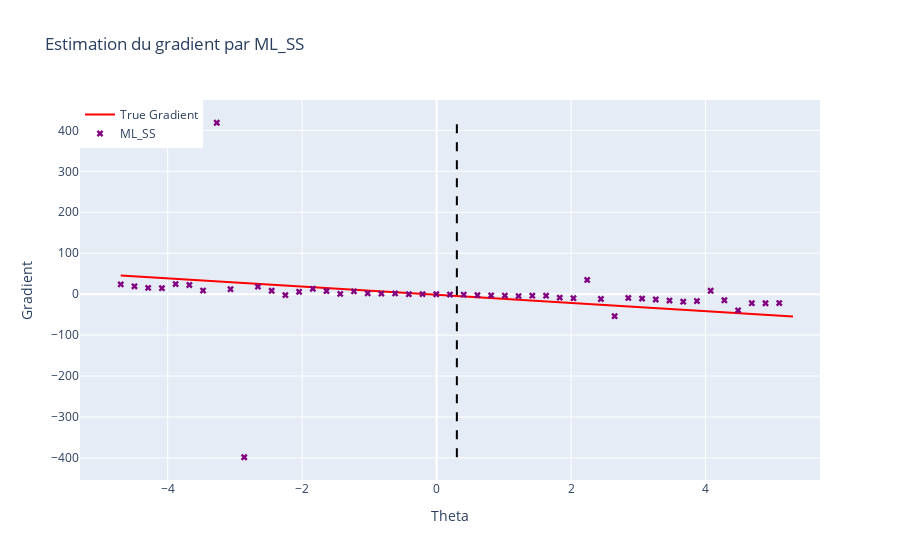

The notebook cell saved with this chart:
### Markdown cell above
On va désormais s'intéresser à l'estimation de $\nabla_{\theta} l(\theta)$ par notre estimateur ML-SS. L'objectif étant de voir à quel point cet estimateur nous permettra, par la suite, d'approximer $\theta^*$ à l'aide d'une descente de gradient. 

De la même façon,

### Code cell
Code.plot_gradient(0.6, x, noised_A, noised_b, theta_true, n_simulations,'ML_SS')

### Figure 1 — Plotly figure (JSON) as saved in the notebook; plotly's stock layout.template omitted (floating-point values rounded to 4 significant figures)
{"data": [{"line": {"color": "red"}, "mode": "lines", "name": "True Gradient", "type": "scatter", "x": [-4.698, -4.494, -4.29, -4.086, -3.882, -3.678, -3.474, -3.27, -3.065, -2.861, -2.657, -2.453, -2.249, -2.045, -1.841, -1.637, -1.433, -1.229, -1.025, -0.8206, -0.6165, -0.4124, -0.2084, -0.004273, 0.1998, 0.4039, 0.608, 0.8121, 1.016, 1.22, 1.424, 1.628, 1.832, 2.037, 2.241, 2.445, 2.649, 2.853, 3.057, 3.261, 3.465, 3.669, 3.873, 4.077, 4.281, 4.486, 4.69, 4.894, 5.098, 5.302], "y": [45.48, 43.44, 41.4, 39.36, 37.32, 35.28, 33.24, 31.2, 29.16, 27.12, 25.07, 23.03, 20.99, 18.95, 16.91, 14.87, 12.83, 10.79, 8.748, 6.708, 4.667, 2.626, 0.5852, -1.456, -3.496, -5.537, -7.578, -9.619, -11.66, -13.7, -15.74, -17.78, -19.82, -21.86, -23.9, -25.95, -27.99, -30.03, -32.07, -34.11, -36.15, -38.19, -40.23, -42.27, -44.31, -46.35, -48.39, -50.44, -52.48, -54.52]}, {"marker": {"color": "purple", "symbol": "x"}, "mode": "markers", "name": "ML_SS", "type": "scatter", "x": [-4.698, -4.494, -4.29, -4.086, -3.882, -3.678, -3.474, -3.27, -3.065, -2.861, -2.657, -2.453, -2.249, -2.045, -1.841, -1.637, -1.433, -1.229, -1.025, -0.8206, -0.6165, -0.4124, -0.2084, -0.004273, 0.1998, 0.4039, 0.608, 0.8121, 1.016, 1.22, 1.424, 1.628, 1.832, 2.037, 2.241, 2.445, 2.649, 2.853, 3.057, 3.261, 3.465, 3.669, 3.873, 4.077, 4.281, 4.486, 4.69, 4.894, 5.098, 5.302], "y": [23.86, 19.24, 15.22, 14.57, 24.62, 22.3, 8.834, 418.7, 12.14, -398.4, 18.36, 8.282, -2.491, 5.76, 13.02, 7.706, 0.5872, 6.715, 2.073, 1.28, 1.766, -0.1433, -0.0203, -0.2707, -0.9976, -1.29, -2.443, -3.087, -3.504, -4.711, -3.76, -3.752, -8.507, -9.849, 34.75, -11.8, -53.85, -9.335, -10.71, -13.08, -15.63, -18.49, -16.83, 8.287, -14.9, -39.62, -22.07, -22.27, -21.76]}], "layout": {"legend": {"font": {"size": 12}, "traceorder": "normal", "x": 0, "y": 1}, "shapes": [{"line": {"color": "black", "dash": "dash", "width": 2}, "name": "theta=0.30184923918997575", "type": "line", "x0": 0.3018, "x1": 0.3018, "y0": -398.4, "y1": 418.7}], "showlegend": true, "title": {"text": "Estimation du gradient par ML_SS"}, "xaxis": {"title": {"text": "Theta"}}, "yaxis": {"title": {"text": "Gradient"}}}}
